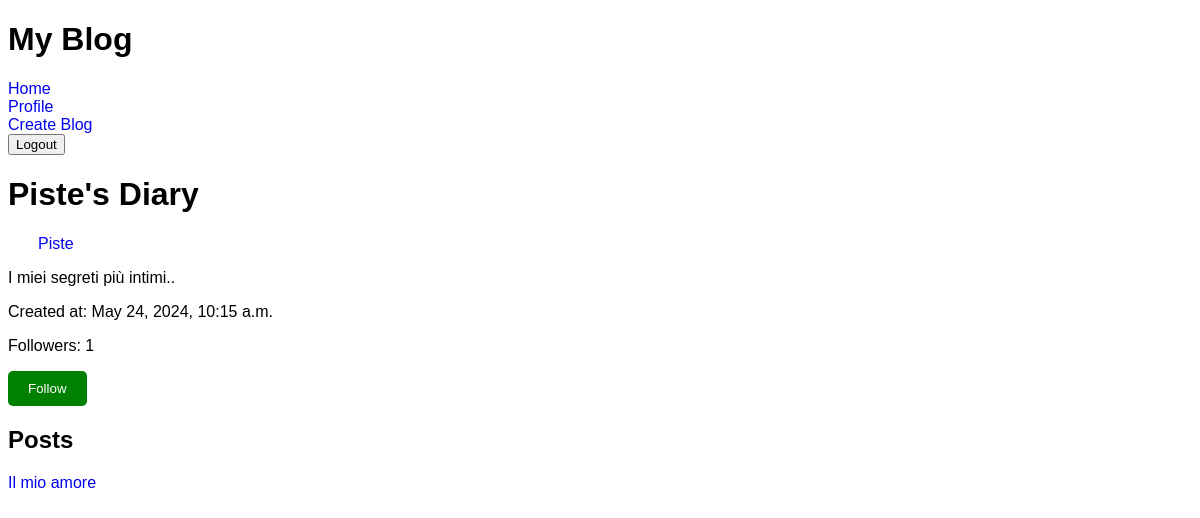
The page /blog/2/ (signed in) on the database its author committed.
### blog/models.py (models this page shows, shortened)
class Blog(models.Model):
    author = models.ForeignKey(CustomUser, on_delete=models.CASCADE)
    title = models.CharField(max_length=200)
    description = models.TextField()
    created_at = models.DateTimeField(default=timezone.now)
    followers = models.ManyToManyField(CustomUser, related_name='followed_blogs', blank=True)

class Post(models.Model):
    blog = models.ForeignKey(Blog, on_delete=models.CASCADE, related_name='posts')
    title = models.CharField(max_length=200)
    content = models.TextField()
    published_date = models.DateTimeField(default=timezone.now)
    author = models.ForeignKey(CustomUser, on_delete=models.CASCADE)
    likes = models.ManyToManyField(CustomUser, related_name='liked_posts', blank=True)

### users/models.py (models this page shows, shortened)
class CustomUser(AbstractUser):
    profile_image = models.ImageField(upload_to='profile_images/', default='default.png')
    email = models.CharField(max_length=200, blank=True)
    bio = models.TextField(blank=True)

### blog/views.py (the view)
# urls.py: path('blog/<int:pk>/', views.BlogDetailView.as_view(), name='blog_detail'),
class BlogDetailView(DetailView):
    model = Blog
    template_name = 'blog_detail.html'

### templates/blog_detail.html (shortened to what this page needs)
{% extends "base_generic.html" %}
{% block content %}
  <h1>{{ object.title }}</h1>
<div class="user-wrapper">
    <a href="{% url 'profile' blog.author %}">{{ blog.author }}</a>
</div>
  <p>{{ object.description }}</p>
  <p>Created at: {{ object.created_at }}</p>
    <p>Followers: {{ blog.followers.count }}</p>
{% if blog.author != user %}
    {% if user.is_authenticated%}
        <form action="{% url 'follow_blog' blog.pk %}" method="post">
            {% if user in blog.followers.all %}
                <button type="submit" class="red-button">Unfollow</button>
            {% else %}
                <button type="submit" class="green-button">Follow</button>
            {% endif %}
        </form>
    {% else %}
        <p>You must be <a href="{% url 'login' %}">logged in</a> to follow this blog.</p>
    {% endif %}
{% endif %}
  <h2>Posts</h2>
  <ul>
    {% for post in object.posts.all %}
      <li><a href="{% url 'post_detail' post.pk %}">{{ post.title }}</a></li>
    {% endfor %}
  </ul>
{% endblock %}

### static/style.css (style rules this page uses)
body { font-family: Source Sans Pro, Helvetica, sans-serif; }
ul { list-style: none; padding: 0; }
a { text-decoration: none; }
.user-wrapper { display: flex; align-items: center; }
.green-button, .red-button { width: auto; display: inline-block; padding: 10px 20px; border: none; border-radius: 5px; cursor: pointer; }
.green-button { background-color: green; color: white; }

### rows shown on the page
Blog: title "Piste's Diary", author "Piste", description "I miei segreti più intimi..", created_at "May 24, 2024, 10:15 a.m.", followers.count "1"
Post: title "Il mio amore"
